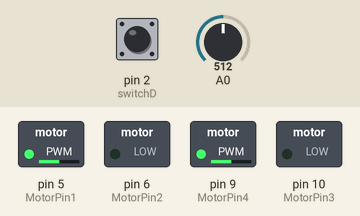
A sketch run on a simulated Arduino Uno, built with avr-gcc and run on an emulated ATmega328P. Parts: switched loads named in the sketch (green lamp = pin HIGH). The inputs (shaded band) are chosen by the test bench; at power-on: A0 = 512, pin 2 (switchD) HIGH.

Above: at 1.2 s.
1.3 s: A0 set to 716
At 1.8 s:
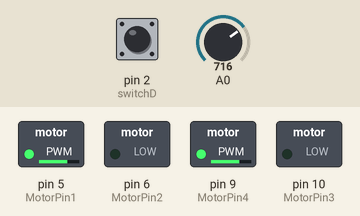
2.8 s: pin 2 (switchD) pulled LOW for 0.15 s
At 4.0 s:
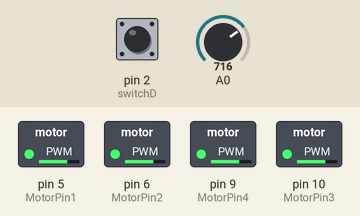
4.4 s: A0 set to 900
At 5.3 s:
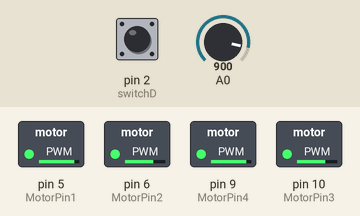
5.9 s: pin 2 (switchD) pulled LOW for 1 s
At 6.5 s:
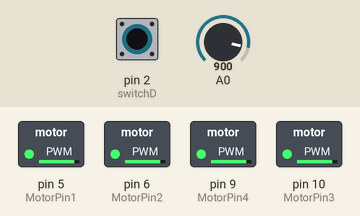
8.4 s: A0 set to 511
At 9.6 s:
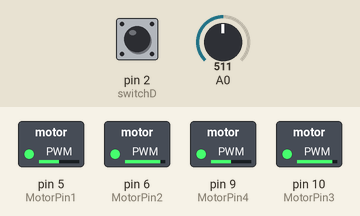
9.9 s: pin 2 (switchD) pulled LOW for 0.15 s
At 10.7 s:
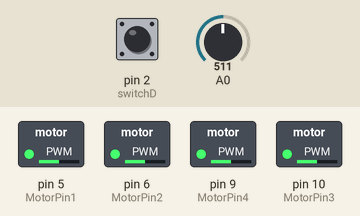
Timing chart, 0 to 12.5 s (numbered marks = the images above; inputs shaded):
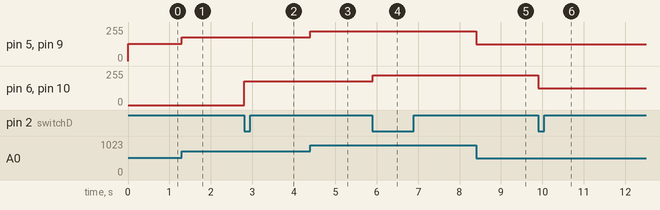

The sketch:

control_system_for_2_dc_motors1.ino
```cpp
int switchD = 2;
int pot;
//Motor1
const int MotorPin1 = 5;
const int MotorPin2 = 6;


//Motor2
const int MotorPin3 = 10;
const int MotorPin4 = 9;

void setup() {
  // put your setup code here, to run once:
  pinMode(switchD, INPUT_PULLUP);
  pinMode(MotorPin1, OUTPUT);
  pinMode(MotorPin2, OUTPUT);
  pinMode(MotorPin3, OUTPUT);
  pinMode(MotorPin4, OUTPUT);
}

void loop() {
  // put your main code here, to run repeatedly:
  pot = analogRead(A0);
  Serial.println(pot);
  int output = pot / 4;

  if(digitalRead(switchD) == HIGH)
  {

      analogWrite(MotorPin1, output);
      analogWrite(MotorPin4, output);
  }
  else
  {
    analogWrite(MotorPin2, output);
    analogWrite(MotorPin3, output);
  }

}
```

Measured:
- after the input at 1.3 s, pin 5 (MotorPin1), pin 9 (MotorPin4): 128/255 → 179/255 at once
- after the input at 2.8 s, pin 6 (MotorPin2), pin 10 (MotorPin3): 0/255 → 179/255 at once
- after the input at 4.4 s, pin 5 (MotorPin1), pin 9 (MotorPin4): 179/255 → 225/255 at once
- after the input at 5.9 s, pin 6 (MotorPin2), pin 10 (MotorPin3): 179/255 → 225/255 at once
- after the input at 8.4 s, pin 5 (MotorPin1), pin 9 (MotorPin4): 225/255 → 127/255 at once
- after the input at 9.9 s, pin 6 (MotorPin2), pin 10 (MotorPin3): 225/255 → 127/255 at once
